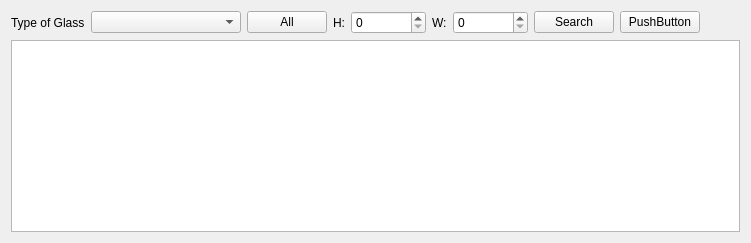
      <widget class="QWidget" name="tab_10">
       <attribute name="title">
        <string>Retails</string>
       </attribute>
       <layout class="QGridLayout" name="gridLayout_20">
        <item row="0" column="0">
         <layout class="QVBoxLayout" name="verticalLayout_22">
          <item>
           <layout class="QHBoxLayout" name="horizontalLayout_36">
            <item>
             <layout class="QHBoxLayout" name="horizontalLayout_35">
              <item>
               <widget class="QLabel" name="label_61">
                <property name="text">
                 <string>Type of Glass</string>
                </property>
               </widget>
              </item>
              <item>
               <widget class="QComboBox" name="comboBox_2">
                <property name="minimumSize">
                 <size>
                  <width>150</width>
                  <height>0</height>
                 </size>
                </property>
               </widget>
              </item>
             </layout>
            </item>
            <item>
             <widget class="QPushButton" name="pushButton_13">
              <property name="text">
               <string>All</string>
              </property>
             </widget>
            </item>
            <item>
             <layout class="QHBoxLayout" name="horizontalLayout_33">
              <item>
               <widget class="QLabel" name="label_62">
                <property name="text">
                 <string>H:</string>
                </property>
               </widget>
              </item>
              <item>
               <widget class="QSpinBox" name="spb_H">
                <property name="minimumSize">
                 <size>
                  <width>75</width>
                  <height>0</height>
                 </size>
                </property>
               </widget>
              </item>
             </layout>
            </item>
            <item>
             <layout class="QHBoxLayout" name="horizontalLayout_34">
              <item>
               <widget class="QLabel" name="label_63">
                <property name="text">
                 <string>W:</string>
                </property>
               </widget>
              </item>
              <item>
               <widget class="QSpinBox" name="spb_W">
                <property name="minimumSize">
                 <size>
                  <width>75</width>
                  <height>0</height>
                 </size>
                </property>
               </widget>
              </item>
             </layout>
            </item>
            <item>
             <widget class="QPushButton" name="pushButton_14">
              <property name="text">
               <string>Search</string>
              </property>
             </widget>
            </item>
            <item>
             <widget class="QPushButton" name="pushButton_42">
              <property name="text">
               <string>PushButton</string>
              </property>
             </widget>
            </item>
            <item>
             <spacer name="horizontalSpacer_23">
              <property name="orientation">
               <enum>Qt::Horizontal</enum>
              </property>
              <property name="sizeHint" stdset="0">
               <size>
                <width>40</width>
                <height>20</height>
               </size>
              </property>
             </spacer>
            </item>
           </layout>
          </item>
          <item>
           <widget class="QTableView" name="table_retail"/>
          </item>
         </layout>
        </item>
       </layout>
      </widget>
